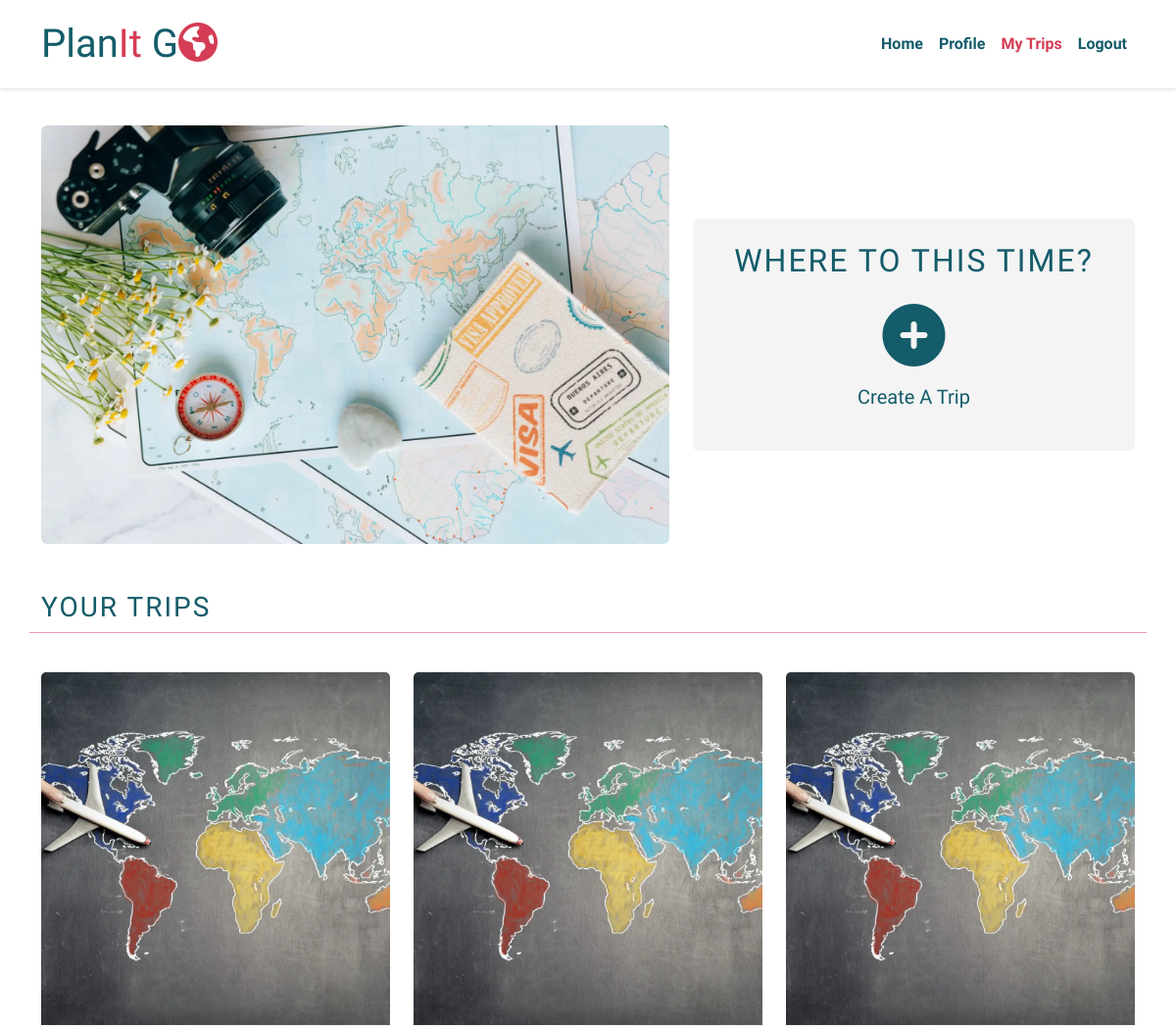
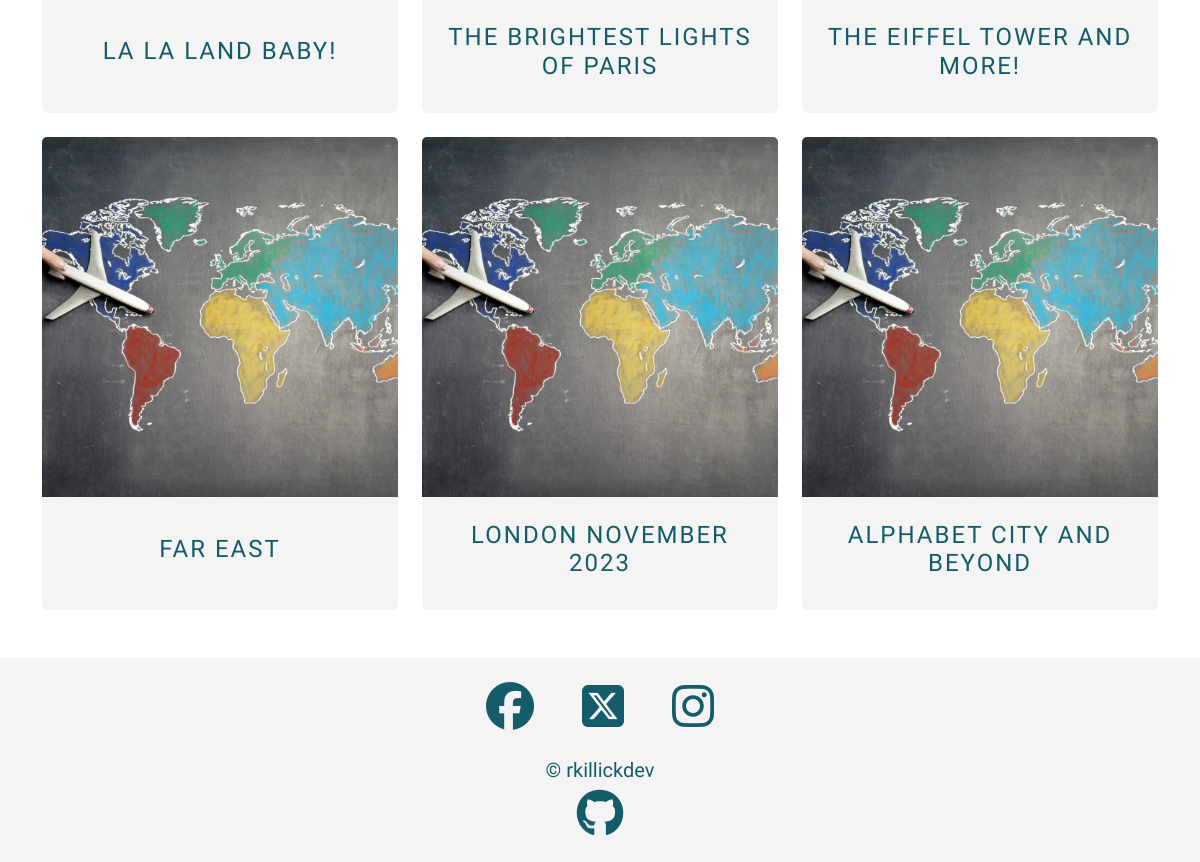
The page /trips/trip_list (signed in) on the database its author committed (2 pictures, top to bottom).
### trips/models.py (models this page shows, shortened)
class Trip(models.Model):
    profile = models.ForeignKey(
        Profile, on_delete=models.CASCADE, related_name="trips"
    )
    location = models.ForeignKey(
        Location, on_delete=models.CASCADE, related_name="trips"
    )
    title = models.CharField(max_length=30, unique=True)
    slug = models.SlugField(max_length=30)
    description = models.TextField(blank=True)
    trip_image = CloudinaryField(
        "image",
        default="placeholder",
        transformation={
            "width": "1500",
            "height": "1000",
            "crop": "fill",
            "gravity": "auto",
            "fetch_format": "auto",
            "quality": "auto",
            "dpr": "auto",
            "responsive": True,
        },
        folder="/images/trips",
        format="webp",
    )
    start_date = models.DateField(blank=True, null=True)
    end_date = models.DateField(blank=True, null=True)
    created_on = models.DateTimeField(auto_now_add=True)
    is_complete = models.BooleanField(default=False)
    places = models.ManyToManyField(
        Place, related_name="trip_place", blank=True
    )
    class Meta:
        ordering = ["-start_date"]

### trips/views.py (the view)
# urls.py: path("trip_list", TripListView.as_view(), name="trip_list"),
class TripListView(LoginRequiredMixin, ListView):
    model = Trip
    context_object_name = "trip_list"
    def get_queryset(self):
        return Trip.objects.filter(profile=self.request.user.profile).order_by(
            "-created_on"
        )

### locations/models.py (called while the page is built)
    def __str__(self):
        return self.city

### trips/templates/trips/trip_list.html (shortened to what this page needs)
{% extends "base.html" %}
{% block content %}
{% load static %}
<section id="trip-actions"
         class="mt-7">
  <div class="container">
    <div class="row mb-5 gy-4 flex-wrap-reverse">
      <div class="col-lg-7 d-flex flex-column justify-content-center">
        <div class="image-container">
          {% if request.user.is_staff %}
            <img src="{% static 'images/map-laptop-admin-1500x1000-compress.webp'%}"
                alt="A silhouette of a world map is displayed on a laptop screen"
                class="img-fluid rounded">
          {% else %}
            <img src="{% static 'images/map-planner-camera-compress.webp'%}"
                alt="A desk with camera, compass, maps, flowers and a passport
                spread across"
                class="img-fluid rounded">
          {% endif %}
        </div>
      </div>
      <div class="col-lg-5 d-flex flex-column justify-content-center">
        <div class="text-container rounded p-4 d-flex flex-column justify-content-center bg-secondary text-center gap-3">
          {% if request.user.is_staff %}
            <h2>Work to do?</h2>
            <div class="d-flex flex-column gap-3">
              <a href="{% url 'locations'%}" class="link-transform" aria-label="Click to navigate to admin page"><i class="fa-solid fa-circle-plus fa-4x"></i></a>
              <p class="lead">Add A Destination</p>
            </div>
          {% else %}
            {% if trip_list.count == 0 and not request.user.profile.screen_name %}
              <i class="text-primary fa-solid fa-earth-americas fa-4x"></i>
              <h2>Adventure Awaits...</h2>
              <p>Congratulations for signing up. You're almost ready to start
                planning your adventures. We would love to know a bit more about you
                and your travels. Click below to add some personal touches to your
                profile</p>
              <div class="d-flex flex-column gap-3">
                <a href="{% url 'update_profile' request.user.profile.id %}"
                   class="icon-link button-link m-auto link-transform">
                  <i class="fa-solid fa-circle-plus fa-4x"
                     role="img"
                     aria-label="Click to create a profile"></i>
                </a>
                <p class="lead fw-semibold">Create A Profile</p>
              </div>
            {% else %}
              {% if trip_list.count == 0 %}
                <h2>Start Planning</h2>
              {% else %}
                <h2>Where to this time?</h2>
              {% endif %}
              <div class="d-flex flex-column gap-3">
                <a href="{% url 'create_trip' %}"
                  class="link-transform button-link m-auto">
                  <i class="fa-solid fa-circle-plus fa-4x"
                     role="img"
                     aria-label="Click to create a trip"></i>
                </a>
                <p class="lead fw-light">Create A Trip</p>
              </div>
            {% endif %}
          {% endif %}
        </div>
      </div>
    </div>
  </div>
</section>
{% if request.user.profile.screen_name %}
  <section id="trip-list" class="mb-5">
    <div class="container">
      {% if trip_list.count > 0 %}
        <div class="row">
          <h3>Your Trips</h3>
          <hr>
        </div>
        <div class="row">
          {% for trip in trip_list %}
            <div class="col-md-4 gy-4">
              <div class="image-clickable card border-0 bg-secondary text-center h-100">
                {% if 'placeholder' in trip.trip_image.url %}
                  <img src="{% static 'images/placeholders/trip-placeholder-globe-in-hand.webp' %}"
                      alt="Small globe held in the palm of a hand with mountains in the
                      background"
                      class="card-img-top img-fluid img-size-consistent">
                {% else %}
                  <img src="{{trip.trip_image.url}}"
                      alt="User uploaded image of {{trip.location}}"
                      class="card-img-top img-fluid img-size-consistent">
                {% endif %}
                <div class="card-body d-flex flex-column justify-content-center">
                  <h4 class="m-0 py-2">{{ trip.title }}</h4>
                </div>
              </div>
            </div>
            {% if forloop.counter|divisibleby:3 %}
        </div>
        <div class="row">
            {% endif %}
          {% endfor %}
        </div>
      {% endif %}
    </div>
  </section>
{% endif %}
{% endblock %}

### static/css/styles.css (style rules this page uses)
* { box-sizing: border-box; padding: 0; margin: 0; }
a { text-decoration: none; color: inherit; }
hr { color: var(--bs-primary); opacity: 0.5; }
h2, h3, h4 { text-transform: uppercase; letter-spacing: 2px; }
.button-link { width: fit-content; }
.link-transform { transition: all 0.15s ease; }
.img-size-consistent { width: 100%; height: 30vw; object-fit: cover; }
.image-clickable { transition: all 0.15s ease; }

### rows shown on the page
Trip: title "LA LA LAND BABY!"
Trip: title "THE BRIGHTEST LIGHTS OF PARIS"
Trip: title "THE EIFFEL TOWER AND MORE!"
Trip: title "FAR EAST"
Trip: title "LONDON NOVEMBER 2023"
Trip: title "ALPHABET CITY AND BEYOND"
